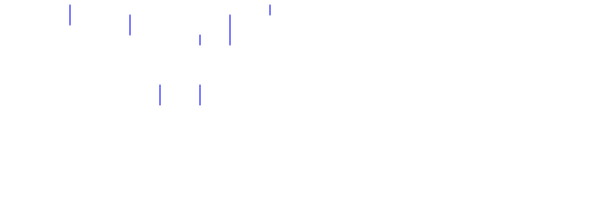
Frame 1 (no input)
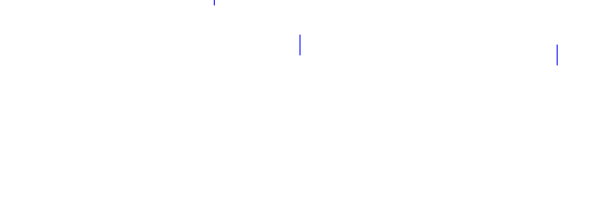
Frame 60 (no input)
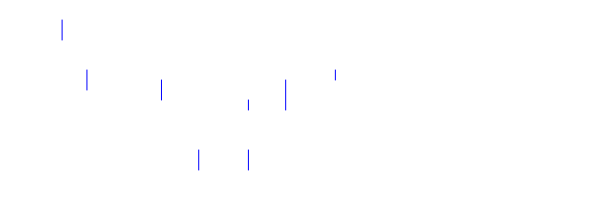
Frame 120 (the mouse pressed at the canvas centre since frame 60)

The p5.js sketch that drew these frames (run headless with seeded random() and noise() and a simulated clock; from frame 60 on, the mouse is pressed at the canvas centre):

// p5.js sketch
// ── sketch.js
var y = 0;
var x = 100;
var speed = 5;
var a = 500;
var b = 200;
var rise = 3;

function setup() {
  createCanvas(600, 200);
  background(204);
}

function draw() {
  background(255);
    y += speed
    if(y > height+60) {
    y = 0;
    x = random(0, width);
  }
  stroke(0, 0, 255);
  line(x*2, y+30, x*2, y+10+30);
  line(x*.5, y-50, x*.5, y+20-50);
  line(x*1.6, y+80, x*1.6, y+20+80);
  line(x*.7, y, x*.7, y+20);
  line(x*1.3, y+10, x*1.3, y+20+10);
  line(x*2, y+80, x*2, y+20+80);
  line(x*2.7, y, x*2.7, y+10);
  line(x*2.3, y+10, x*2.3, y+30+10);
  currentTime = millis();
  if(currentTime > 10000) {
    background(255);
    b -= rise
    if(b < 80) {
      b = 80
    }
    noStroke();
    fill(255, 255, 0);
    ellipse(a, b, 50, 50);
    if(y > height) {
      y = height+50
    }
  }
}
